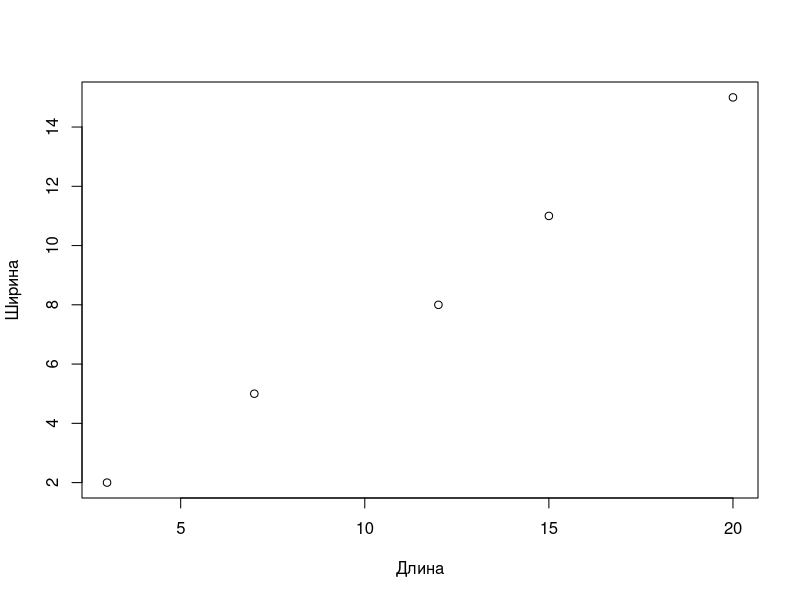
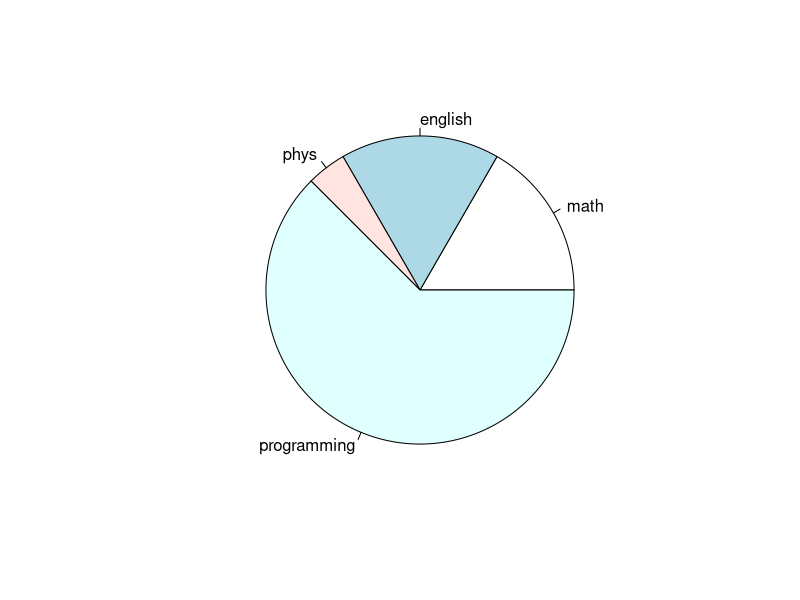

Here is the R script that generated these plots, in order:
# Введение в R. Самостоятельная работа
options (digits = 20)
a <- 11111111
aa <- a*a
aaa <- aa*1111111
aaa

# площади прямоугольников
length <- c(3,7,12,15,20)
width <- c(2,5,8,11,15)

square <- length*width
square
plot (length, width, xlab = "Длина", ylab = "Ширина")

vasya <-c("math" = 40, "english"= 40,"phys" = 10, "programming" = 150)
pie(vasya)

# Напитки разливаются вручную в банки по 455 мл, 
# количество налитого нормально распределено 
# со средним значением 450 мл. и стандартным отклонением 4 мл.
drinks <-rnorm(5, mean = 450, sd = 4)
drinks

# В какое кол-во бутылок налито больше чем нужно
drinks > 455

# моделирование разливания в 10000 бутылок
N <- 10000
drinks1 <-rnorm(N, mean = 450, sd = 4)
a <- drinks1>455
t <- table(a)
# вероятность переливания банки
prob <- t[2]/N